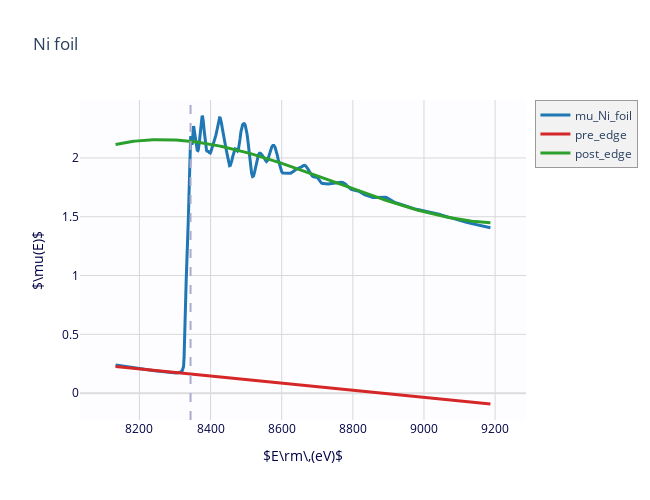
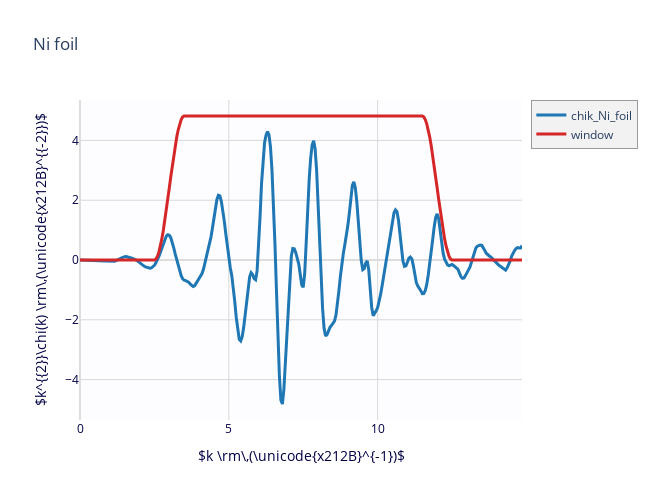
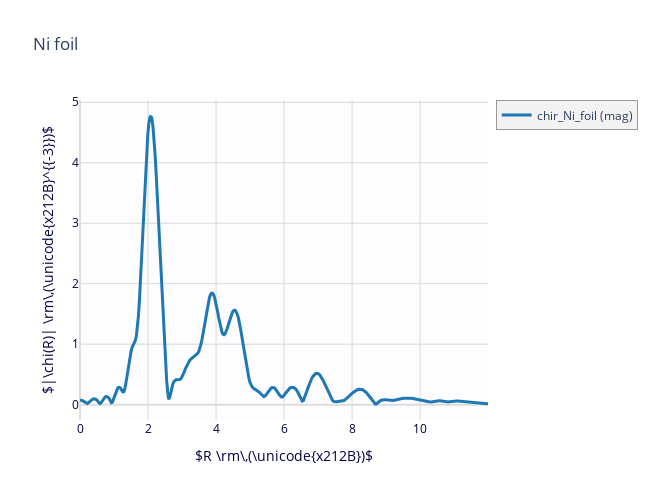
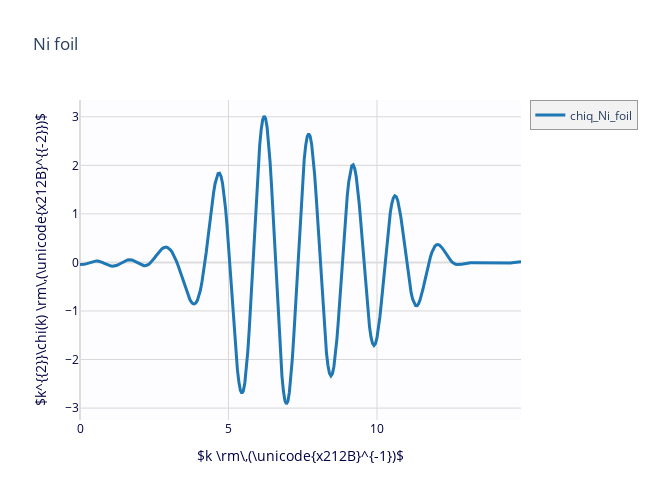

Notebook source saved alongside these figures, in order:
### Markdown cell above
## 2: do fourier transform and plot all

## pre-process experimental data, prepare for fitting

### Code cell
sam_all_figs = {key_i: {} for key_i in datalist}

# Parameters, please check the next cell to see what these parameters mean.
kmin = 3
kmax = 12
kweight = 2

dk = 1
rmin = 1
rmax = 3
rmax_out = 12
window = 'hanning'

for key_i in datalist:
    xftf(data[key_i], kmin=kmin, kmax=kmax, kweight=kweight, dk=dk, window=window, rmax_out=rmax_out)
    xftr(data[key_i], rmin=rmin, rmax=rmax, dr=0, window=window)

    sam_all_figs[key_i]['mu']   = plot_mu(data[key_i], show_norm=False, show_flat=False, show_e0=True, show_pre=True, show_post=True, label=f'mu_{key_i}')
    sam_all_figs[key_i]['chik'] = plot_chik(data[key_i], kweight=kweight, label=f'chik_{key_i}')
    sam_all_figs[key_i]['chir'] = plot_chir(data[key_i], label=f'chir_{key_i}', show_window=False)
    sam_all_figs[key_i]['chiq'] = plot_chiq(data[key_i], label=f'chiq_{key_i}', show_chik=False, show_window=False)

# Optional overlay plots
# plot_traces(sam_all_figs['PH_2']['chiq'], sam_all_figs['PH_3']['chiq'])

### Figure 1 — Plotly figure (JSON) as saved in the notebook; plotly's stock layout.template omitted (floating-point values rounded to 4 significant figures; data arrays with more than 128 entries replaced by an {"elided": "..."} marker saying what was removed)
{"data": [{"line": {"color": "#1f77b4", "width": 3}, "name": "mu_Ni_foil", "type": "scatter", "uid": "0b725b91-7cba-4cfc-bdb8-946b1b016d10", "x": {"elided": "463 float values"}, "y": {"elided": "463 float values"}}, {"line": {"color": "#d62728", "width": 3}, "name": "pre_edge", "type": "scatter", "uid": "9063fe81-a5fd-4744-bfce-1766bfc6c5fa", "x": {"elided": "463 float values"}, "y": {"elided": "463 float values"}}, {"line": {"color": "#2ca02c", "width": 3}, "name": "post_edge", "type": "scatter", "uid": "bc97b89b-58e5-4438-9af5-2049db3cd644", "x": {"elided": "463 float values"}, "y": {"elided": "463 float values"}}], "layout": {"height": 500, "hovermode": "closest", "legend": {"bgcolor": "#F2F2F2", "borderwidth": 0.5}, "plot_bgcolor": "#FDFDFF", "shapes": [{"line": {"color": "#AAC", "dash": "dash", "width": 2}, "type": "line", "x0": 8344.0, "x1": 8344.0, "xref": "x", "y0": 0, "y1": 1, "yref": "y domain"}], "showlegend": true, "title": {"text": "Ni foil"}, "width": 650, "xaxis": {"color": "#004", "gridcolor": "#D8D8D8", "range": [8033.0, 9287.0], "showgrid": true, "title": {"text": "$E\\rm\\,(eV)$"}, "zerolinecolor": "#DDD"}, "yaxis": {"color": "#004", "gridcolor": "#D8D8D8", "showgrid": true, "title": {"text": "$\\mu(E)$"}, "zerolinecolor": "#DDD"}}}

### Figure 2 — Plotly figure (JSON) as saved in the notebook; plotly's stock layout.template omitted (floating-point values rounded to 4 significant figures; data arrays with more than 128 entries replaced by an {"elided": "..."} marker saying what was removed)
{"data": [{"line": {"color": "#1f77b4", "width": 3}, "name": "chik_Ni_foil", "type": "scatter", "uid": "1e901ef1-1048-4524-84dc-3c87869be832", "x": {"elided": "298 float values"}, "y": {"elided": "298 float values"}}, {"line": {"color": "#d62728", "width": 3}, "name": "window", "type": "scatter", "uid": "d7f6c738-4255-43d4-910b-b2e7bb2c91b8", "x": {"elided": "298 float values"}, "y": {"elided": "298 float values"}}], "layout": {"height": 500, "hovermode": "closest", "legend": {"bgcolor": "#F2F2F2", "borderwidth": 0.5}, "plot_bgcolor": "#FDFDFF", "showlegend": true, "title": {"text": "Ni foil"}, "width": 650, "xaxis": {"color": "#004", "gridcolor": "#D8D8D8", "range": [0, null], "showgrid": true, "title": {"text": "$k \\rm\\,(\\unicode{x212B}^{-1})$"}, "zerolinecolor": "#DDD"}, "yaxis": {"color": "#004", "gridcolor": "#D8D8D8", "showgrid": true, "title": {"text": "$k^{{2}}\\chi(k) \\rm\\,(\\unicode{x212B}^{{-2}})$"}, "zerolinecolor": "#DDD"}}}

### Figure 3 — Plotly figure (JSON) as saved in the notebook; plotly's stock layout.template omitted (floating-point values rounded to 4 significant figures; data arrays with more than 128 entries replaced by an {"elided": "..."} marker saying what was removed)
{"data": [{"line": {"color": "#1f77b4", "width": 3}, "name": "chir_Ni_foil (mag)", "type": "scatter", "uid": "b5fd0582-7f36-46d7-b3f7-2850499ad10b", "x": {"elided": "392 float values"}, "y": {"elided": "392 float values"}}], "layout": {"height": 500, "hovermode": "closest", "legend": {"bgcolor": "#F2F2F2", "borderwidth": 0.5}, "plot_bgcolor": "#FDFDFF", "showlegend": true, "title": {"text": "Ni foil"}, "width": 650, "xaxis": {"color": "#004", "gridcolor": "#D8D8D8", "showgrid": true, "title": {"text": "$R \\rm\\,(\\unicode{x212B})$"}, "zerolinecolor": "#DDD"}, "yaxis": {"color": "#004", "gridcolor": "#D8D8D8", "showgrid": true, "title": {"text": "$|\\chi(R)| \\rm\\,(\\unicode{x212B}^{{-3}})$"}, "zerolinecolor": "#DDD"}}}

### Figure 4 — Plotly figure (JSON) as saved in the notebook; plotly's stock layout.template omitted (floating-point values rounded to 4 significant figures; data arrays with more than 128 entries replaced by an {"elided": "..."} marker saying what was removed)
{"data": [{"line": {"color": "#1f77b4", "width": 3}, "name": "chiq_Ni_foil", "type": "scatter", "uid": "bbdc3c66-4d13-4f2c-a090-489c74331dce", "x": {"elided": "298 float values"}, "y": {"elided": "298 float values"}}], "layout": {"height": 500, "hovermode": "closest", "legend": {"bgcolor": "#F2F2F2", "borderwidth": 0.5}, "plot_bgcolor": "#FDFDFF", "showlegend": true, "title": {"text": "Ni foil"}, "width": 650, "xaxis": {"color": "#004", "gridcolor": "#D8D8D8", "range": [0, 14.85], "showgrid": true, "title": {"text": "$k \\rm\\,(\\unicode{x212B}^{-1})$"}, "zerolinecolor": "#DDD"}, "yaxis": {"color": "#004", "gridcolor": "#D8D8D8", "showgrid": true, "title": {"text": "$k^{{2}}\\chi(k) \\rm\\,(\\unicode{x212B}^{{-2}})$"}, "zerolinecolor": "#DDD"}}}
